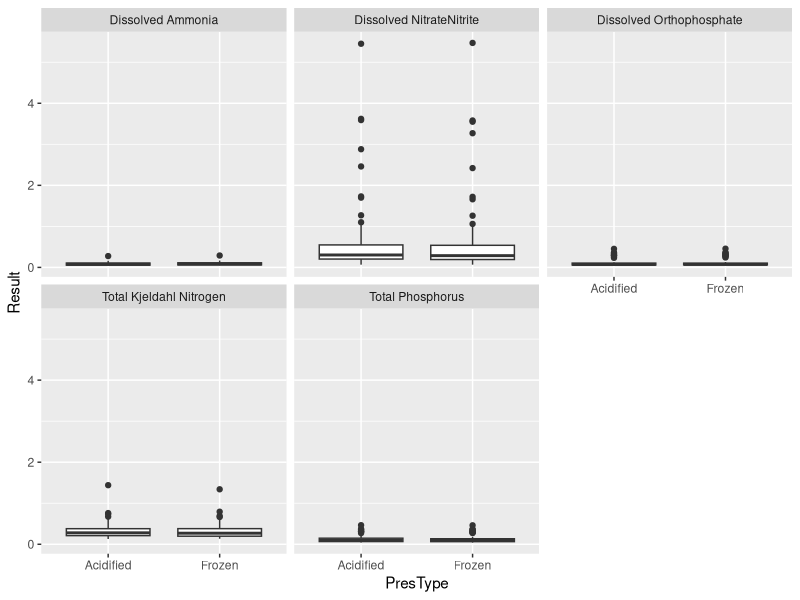
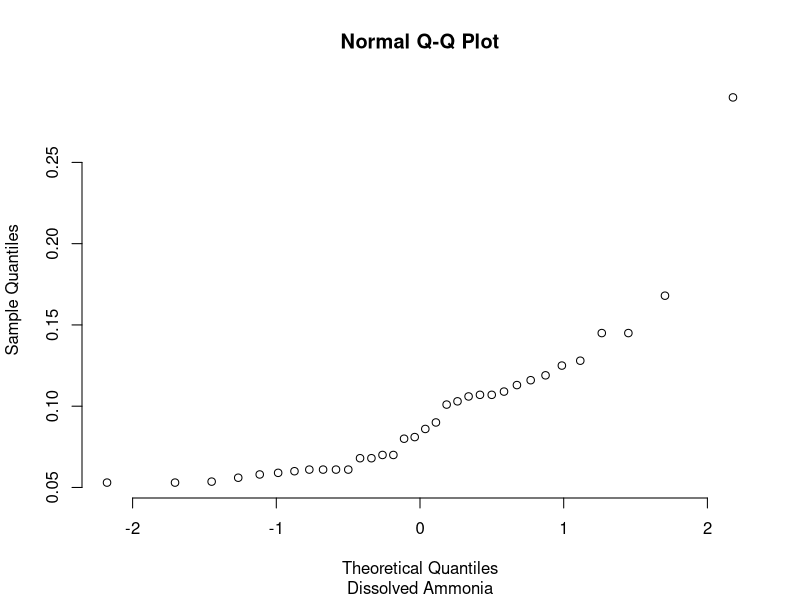
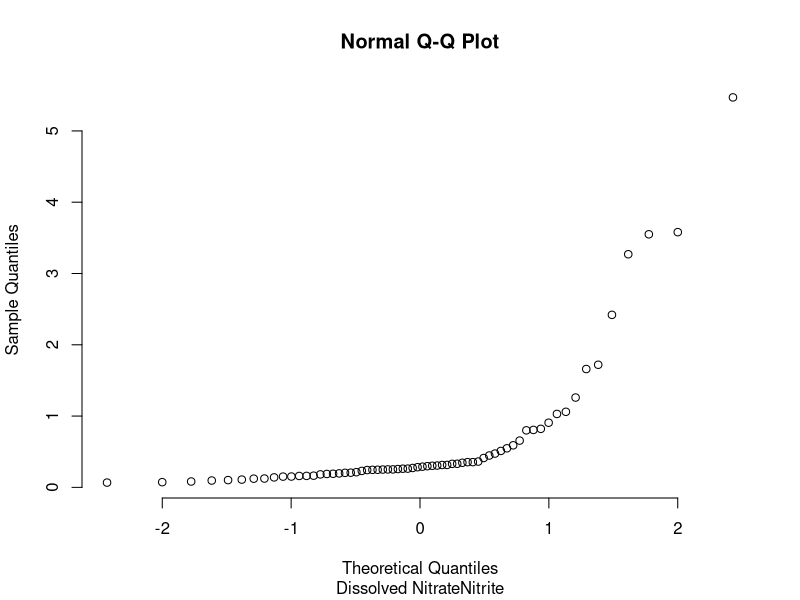
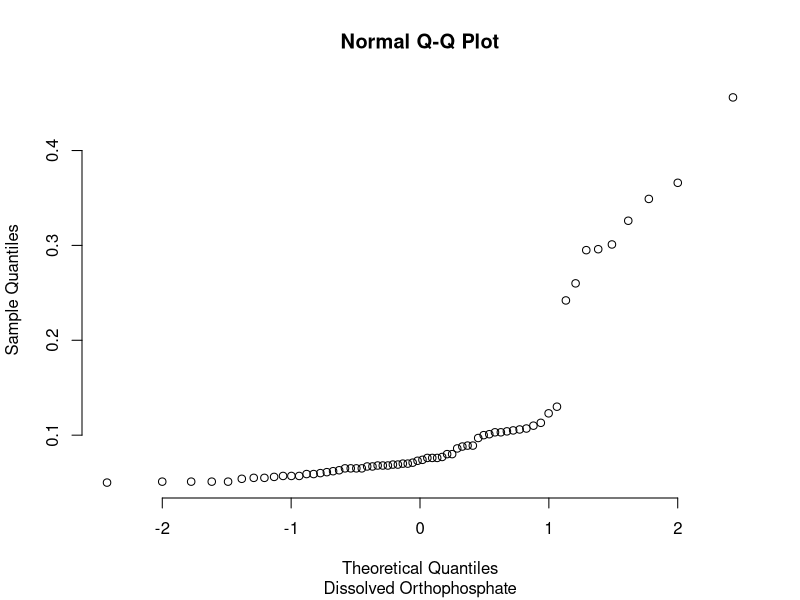
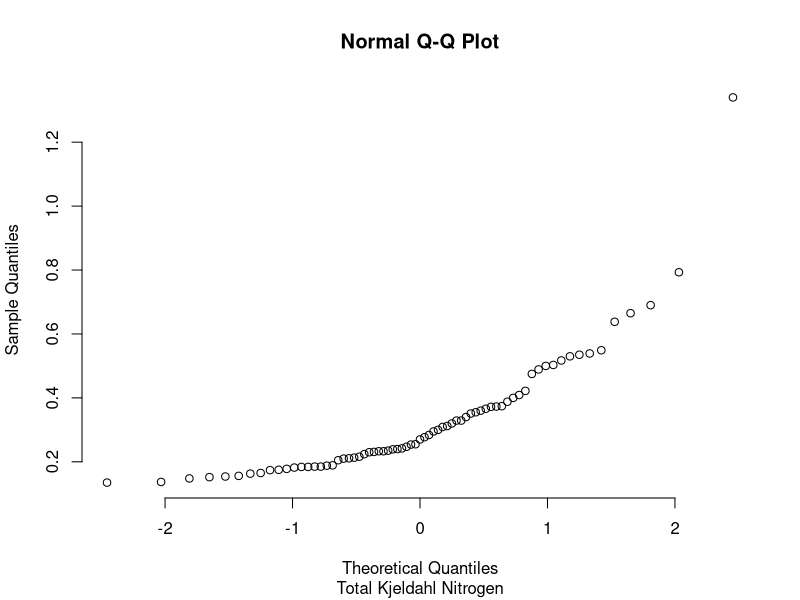
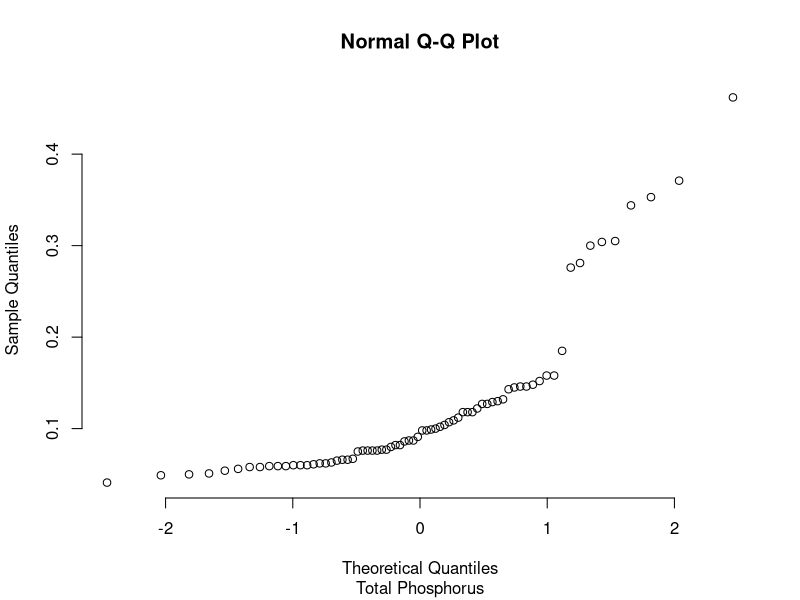
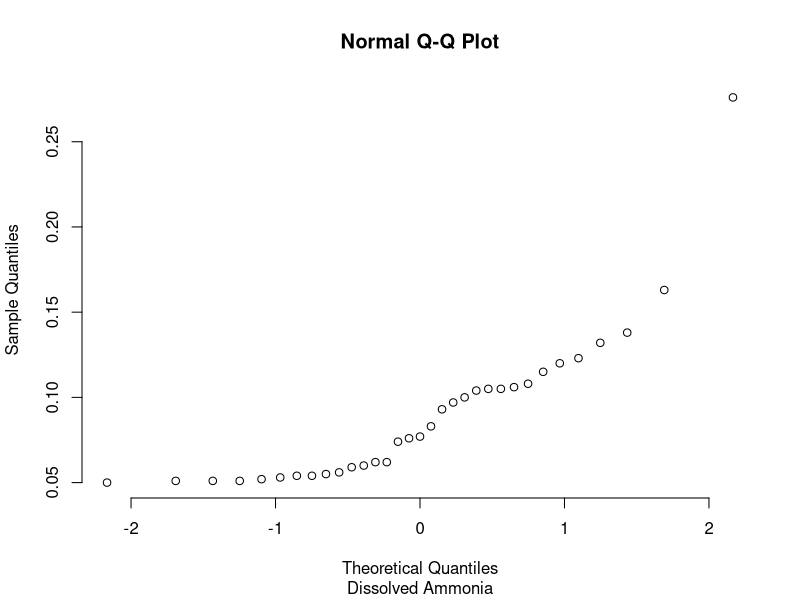
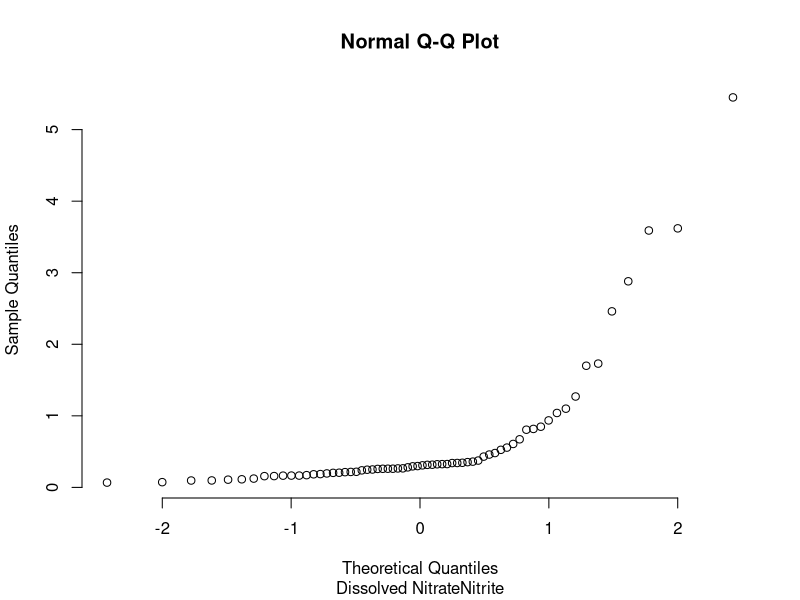

These figures' R source, in order: (Note: this script raises an error after producing the figures.)
## ---- chunk 1
# read in packages
library(tidyverse)
library(stats)
## ---- chunk 2
# read in data
df_wq <- read_csv('01_WaterQuality/nutrient-comparison-study/data/nutrient_data.csv')

# mutate df
df_wq <- df_wq %>%
  pivot_longer(cols = c(Frozen, Acidified),
               names_to = 'PresType',
               values_to = 'Result') %>%
   drop_na()
## ---- chunk 3
by(data = df_wq, 
   INDICES = c(df_wq[,'Analyte'],df_wq[,'PresType']), 
   FUN = summary)
## ---- chunk 4
ggplot(df_wq, aes(PresType, Result)) +
  geom_boxplot()+
   facet_wrap(~Analyte)
## ---- chunk 5
for (analyte in unique(df_wq$Analyte)){
   df_test <- df_wq %>% subset(Analyte == analyte)
   barlett_test <- bartlett.test(df_test$Result ~ df_test$PresType)
   
   print(paste0('--',analyte,'--'))
   print(barlett_test)
}
## ---- chunk 6
for (analyte in unique(df_wq$Analyte)){
   df_test <- df_wq %>% subset(df_wq$Analyte == analyte)
   
   qq_test <- qqnorm(df_test$Result[df_test$PresType == 'Frozen'], pch = 1, frame = FALSE)
   title(sub = analyte)
   
   print(qq_test)
}
## ---- chunk 7
for (analyte in unique(df_wq$Analyte)){
   df_test <- df_wq %>% subset(df_wq$Analyte == analyte)
   
   qq_test <- qqnorm(df_test$Result[df_test$PresType == 'Acidified'], pch = 1, frame = FALSE)
   title(sub = analyte)
   
   print(qq_test)
}
## ---- chunk 8
for (analyte in unique(df_wq$Analyte)){
   df_test <- df_wq %>% subset(Analyte == analyte)
   
   ttest <- t.test(formula = df_test$Result ~ df_test$PresType,
                   alternative = 'two.sided',
                   mu = 0, 
                   paired = FALSE,   
                   var.equal = TRUE,
                   conf.level = 0.95)
   
   print(paste0('--',analyte,'--'))
   print(ttest)
   }
